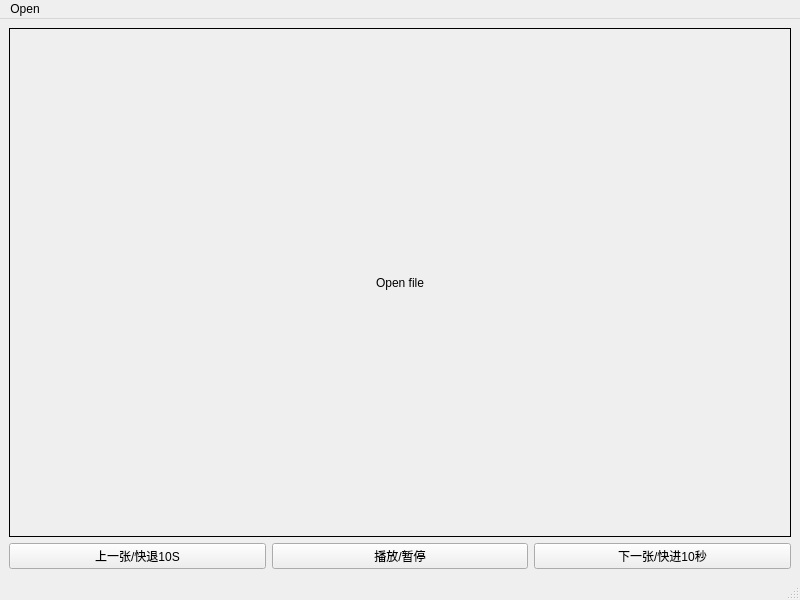
<?xml version="1.0" encoding="UTF-8"?>
<ui version="4.0">
 <class>MainWindow</class>
 <widget class="QMainWindow" name="MainWindow">
  <property name="geometry">
   <rect>
    <x>0</x>
    <y>0</y>
    <width>800</width>
    <height>600</height>
   </rect>
  </property>
  <property name="windowTitle">
   <string>MainWindow</string>
  </property>
  <widget class="QWidget" name="centralwidget">
   <layout class="QVBoxLayout" name="verticalLayout_2">
    <item>
     <layout class="QVBoxLayout" name="verticalLayout">
      <item>
       <widget class="QLabel" name="label">
        <property name="sizePolicy">
         <sizepolicy hsizetype="Preferred" vsizetype="Preferred">
          <horstretch>0</horstretch>
          <verstretch>1</verstretch>
         </sizepolicy>
        </property>
        <property name="frameShape">
         <enum>QFrame::Box</enum>
        </property>
        <property name="text">
         <string>Open file</string>
        </property>
        <property name="alignment">
         <set>Qt::AlignCenter</set>
        </property>
       </widget>
      </item>
      <item>
       <layout class="QHBoxLayout" name="horizontalLayout">
        <item>
         <widget class="QPushButton" name="pushButton_2">
          <property name="text">
           <string>上一张/快退10S</string>
          </property>
         </widget>
        </item>
        <item>
         <widget class="QPushButton" name="pushButton">
          <property name="text">
           <string>播放/暂停</string>
          </property>
         </widget>
        </item>
        <item>
         <widget class="QPushButton" name="pushButton_3">
          <property name="text">
           <string>下一张/快进10秒</string>
          </property>
         </widget>
        </item>
       </layout>
      </item>
     </layout>
    </item>
   </layout>
  </widget>
  <widget class="QMenuBar" name="menubar">
   <property name="geometry">
    <rect>
     <x>0</x>
     <y>0</y>
     <width>800</width>
     <height>23</height>
    </rect>
   </property>
   <widget class="QMenu" name="menu">
    <property name="title">
     <string>Open</string>
    </property>
    <addaction name="actionOpen_image"/>
    <addaction name="actionOpen_video"/>
   </widget>
   <addaction name="menu"/>
  </widget>
  <widget class="QStatusBar" name="statusbar"/>
  <action name="actionOpen_image">
   <property name="text">
    <string>Open image</string>
   </property>
  </action>
  <action name="actionOpen_video">
   <property name="text">
    <string>Open video</string>
   </property>
  </action>
 </widget>
 <resources/>
 <connections/>
</ui>
